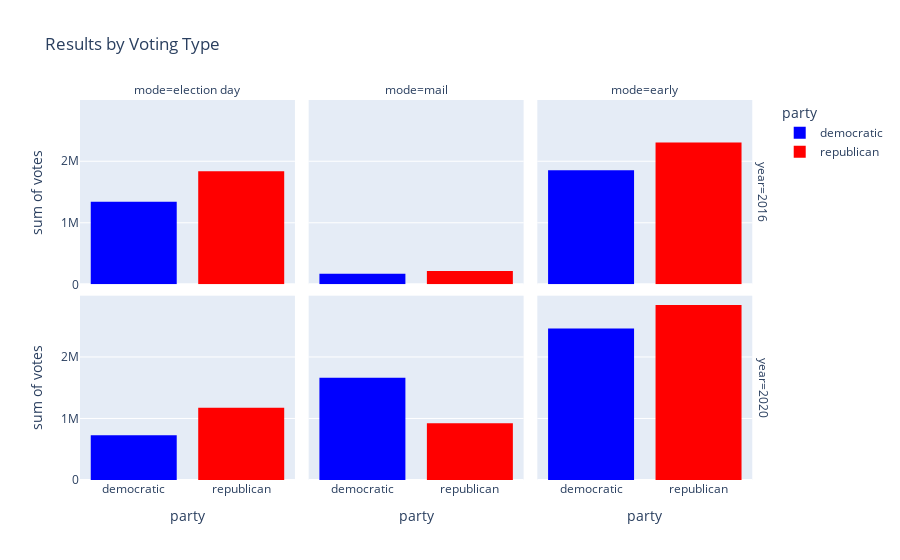

The notebook cell saved with this chart:
### Code cell
fig2 = px.histogram(
            alldata[alldata['mode'] != 'provisional'][alldata['party'] != 'libertarian'], # Dataframe filtering
             x="party", # by party
             y="votes",
             color="party",
             facet_col="mode", # seperate by mode of voting
             facet_row = 'year',
             histfunc = 'sum', # sum of votecount
             title = 'Results by Voting Type',
             color_discrete_map = {"republican": "red", "democratic": "blue"}, # matching colors
             category_orders={"race": ["pres", "house"]})

fig2.show()

### Figure 1 — Plotly figure (JSON) as saved in the notebook; plotly's stock layout.template omitted (floating-point values rounded to 4 significant figures; data arrays with more than 128 entries replaced by an {"elided": "..."} marker saying what was removed)
{"data": [{"alignmentgroup": "True", "bingroup": "x", "histfunc": "sum", "hovertemplate": "party=%{x}<br>year=2016<br>mode=election day<br>sum of votes=%{y}<extra></extra>", "legendgroup": "democratic", "marker": {"color": "blue", "pattern": {"shape": ""}}, "name": "democratic", "offsetgroup": "democratic", "orientation": "v", "showlegend": true, "type": "histogram", "x": {"elided": "4639 str values"}, "xaxis": "x4", "y": {"elided": "4639 int values"}, "yaxis": "y4"}, {"alignmentgroup": "True", "bingroup": "x", "histfunc": "sum", "hovertemplate": "party=%{x}<br>year=2016<br>mode=mail<br>sum of votes=%{y}<extra></extra>", "legendgroup": "democratic", "marker": {"color": "blue", "pattern": {"shape": ""}}, "name": "democratic", "offsetgroup": "democratic", "orientation": "v", "showlegend": false, "type": "histogram", "x": {"elided": "4639 str values"}, "xaxis": "x5", "y": {"elided": "4639 int values"}, "yaxis": "y5"}, {"alignmentgroup": "True", "bingroup": "x", "histfunc": "sum", "hovertemplate": "party=%{x}<br>year=2016<br>mode=early<br>sum of votes=%{y}<extra></extra>", "legendgroup": "democratic", "marker": {"color": "blue", "pattern": {"shape": ""}}, "name": "democratic", "offsetgroup": "democratic", "orientation": "v", "showlegend": false, "type": "histogram", "x": {"elided": "4639 str values"}, "xaxis": "x6", "y": {"elided": "4639 int values"}, "yaxis": "y6"}, {"alignmentgroup": "True", "bingroup": "x", "histfunc": "sum", "hovertemplate": "party=%{x}<br>year=2020<br>mode=election day<br>sum of votes=%{y}<extra></extra>", "legendgroup": "democratic", "marker": {"color": "blue", "pattern": {"shape": ""}}, "name": "democratic", "offsetgroup": "democratic", "orientation": "v", "showlegend": false, "type": "histogram", "x": {"elided": "5351 str values"}, "xaxis": "x", "y": {"elided": "5351 int values"}, "yaxis": "y"}, {"alignmentgroup": "True", "bingroup": "x", "histfunc": "sum", "hovertemplate": "party=%{x}<br>year=2020<br>mode=mail<br>sum of votes=%{y}<extra></extra>", "legendgroup": "democratic", "marker": {"color": "blue", "pattern": {"shape": ""}}, "name": "democratic", "offsetgroup": "democratic", "orientation": "v", "showlegend": false, "type": "histogram", "x": {"elided": "5351 str values"}, "xaxis": "x2", "y": {"elided": "5351 int values"}, "yaxis": "y2"}, {"alignmentgroup": "True", "bingroup": "x", "histfunc": "sum", "hovertemplate": "party=%{x}<br>year=2020<br>mode=early<br>sum of votes=%{y}<extra></extra>", "legendgroup": "democratic", "marker": {"color": "blue", "pattern": {"shape": ""}}, "name": "democratic", "offsetgroup": "democratic", "orientation": "v", "showlegend": false, "type": "histogram", "x": {"elided": "5351 str values"}, "xaxis": "x3", "y": {"elided": "5351 int values"}, "yaxis": "y3"}, {"alignmentgroup": "True", "bingroup": "x", "histfunc": "sum", "hovertemplate": "party=%{x}<br>year=2016<br>mode=election day<br>sum of votes=%{y}<extra></extra>", "legendgroup": "republican", "marker": {"color": "red", "pattern": {"shape": ""}}, "name": "republican", "offsetgroup": "republican", "orientation": "v", "showlegend": true, "type": "histogram", "x": {"elided": "5241 str values"}, "xaxis": "x4", "y": {"elided": "5241 int values"}, "yaxis": "y4"}, {"alignmentgroup": "True", "bingroup": "x", "histfunc": "sum", "hovertemplate": "party=%{x}<br>year=2016<br>mode=mail<br>sum of votes=%{y}<extra></extra>", "legendgroup": "republican", "marker": {"color": "red", "pattern": {"shape": ""}}, "name": "republican", "offsetgroup": "republican", "orientation": "v", "showlegend": false, "type": "histogram", "x": {"elided": "5241 str values"}, "xaxis": "x5", "y": {"elided": "5241 int values"}, "yaxis": "y5"}, {"alignmentgroup": "True", "bingroup": "x", "histfunc": "sum", "hovertemplate": "party=%{x}<br>year=2016<br>mode=early<br>sum of votes=%{y}<extra></extra>", "legendgroup": "republican", "marker": {"color": "red", "pattern": {"shape": ""}}, "name": "republican", "offsetgroup": "republican", "orientation": "v", "showlegend": false, "type": "histogram", "x": {"elided": "5241 str values"}, "xaxis": "x6", "y": {"elided": "5241 int values"}, "yaxis": "y6"}, {"alignmentgroup": "True", "bingroup": "x", "histfunc": "sum", "hovertemplate": "party=%{x}<br>year=2020<br>mode=election day<br>sum of votes=%{y}<extra></extra>", "legendgroup": "republican", "marker": {"color": "red", "pattern": {"shape": ""}}, "name": "republican", "offsetgroup": "republican", "orientation": "v", "showlegend": false, "type": "histogram", "x": {"elided": "5351 str values"}, "xaxis": "x", "y": {"elided": "5351 int values"}, "yaxis": "y"}, {"alignmentgroup": "True", "bingroup": "x", "histfunc": "sum", "hovertemplate": "party=%{x}<br>year=2020<br>mode=mail<br>sum of votes=%{y}<extra></extra>", "legendgroup": "republican", "marker": {"color": "red", "pattern": {"shape": ""}}, "name": "republican", "offsetgroup": "republican", "orientation": "v", "showlegend": false, "type": "histogram", "x": {"elided": "5351 str values"}, "xaxis": "x2", "y": {"elided": "5351 int values"}, "yaxis": "y2"}, {"alignmentgroup": "True", "bingroup": "x", "histfunc": "sum", "hovertemplate": "party=%{x}<br>year=2020<br>mode=early<br>sum of votes=%{y}<extra></extra>", "legendgroup": "republican", "marker": {"color": "red", "pattern": {"shape": ""}}, "name": "republican", "offsetgroup": "republican", "orientation": "v", "showlegend": false, "type": "histogram", "x": {"elided": "5351 str values"}, "xaxis": "x3", "y": {"elided": "5351 int values"}, "yaxis": "y3"}], "layout": {"annotations": [{"font": {}, "showarrow": false, "text": "mode=election day", "x": 0.1567, "xanchor": "center", "xref": "paper", "y": 1, "yanchor": "bottom", "yref": "paper"}, {"font": {}, "showarrow": false, "text": "mode=mail", "x": 0.49, "xanchor": "center", "xref": "paper", "y": 1, "yanchor": "bottom", "yref": "paper"}, {"font": {}, "showarrow": false, "text": "mode=early", "x": 0.8233, "xanchor": "center", "xref": "paper", "y": 1, "yanchor": "bottom", "yref": "paper"}, {"font": {}, "showarrow": false, "text": "year=2020", "textangle": 90, "x": 0.98, "xanchor": "left", "xref": "paper", "y": 0.2425, "yanchor": "middle", "yref": "paper"}, {"font": {}, "showarrow": false, "text": "year=2016", "textangle": 90, "x": 0.98, "xanchor": "left", "xref": "paper", "y": 0.7575, "yanchor": "middle", "yref": "paper"}], "barmode": "relative", "legend": {"title": {"text": "party"}, "tracegroupgap": 0}, "title": {"text": "Results by Voting Type"}, "xaxis": {"anchor": "y", "categoryarray": ["democratic", "republican"], "categoryorder": "array", "domain": [0, 0.3133], "title": {"text": "party"}}, "xaxis2": {"anchor": "y2", "categoryarray": ["democratic", "republican"], "categoryorder": "array", "domain": [0.3333, 0.6467], "matches": "x", "title": {"text": "party"}}, "xaxis3": {"anchor": "y3", "categoryarray": ["democratic", "republican"], "categoryorder": "array", "domain": [0.6667, 0.98], "matches": "x", "title": {"text": "party"}}, "xaxis4": {"anchor": "y4", "domain": [0, 0.3133], "matches": "x", "showticklabels": false}, "xaxis5": {"anchor": "y5", "domain": [0.3333, 0.6467], "matches": "x", "showticklabels": false}, "xaxis6": {"anchor": "y6", "domain": [0.6667, 0.98], "matches": "x", "showticklabels": false}, "yaxis": {"anchor": "x", "domain": [0, 0.485], "title": {"text": "sum of votes"}}, "yaxis2": {"anchor": "x2", "domain": [0, 0.485], "matches": "y", "showticklabels": false}, "yaxis3": {"anchor": "x3", "domain": [0, 0.485], "matches": "y", "showticklabels": false}, "yaxis4": {"anchor": "x4", "domain": [0.515, 1], "matches": "y", "title": {"text": "sum of votes"}}, "yaxis5": {"anchor": "x5", "domain": [0.515, 1], "matches": "y", "showticklabels": false}, "yaxis6": {"anchor": "x6", "domain": [0.515, 1], "matches": "y", "showticklabels": false}}}
